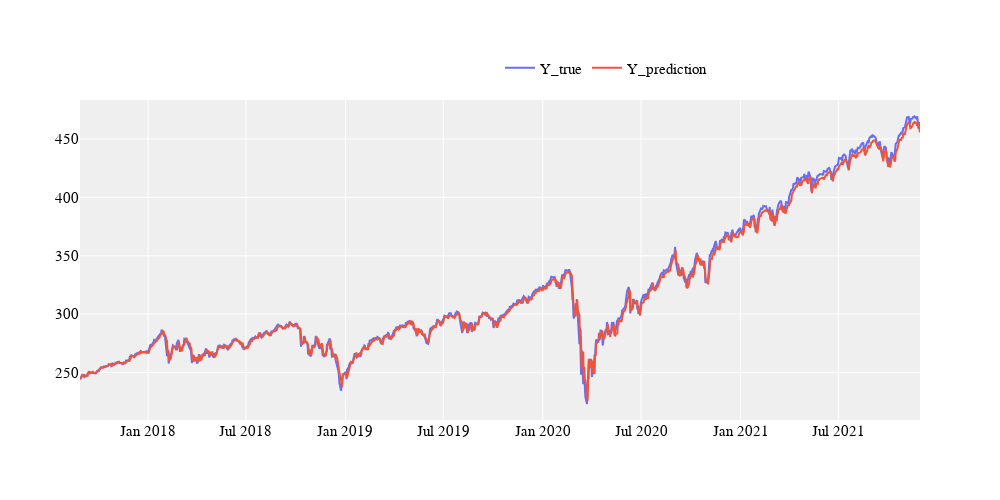

The code cell stored with this chart in its notebook:
### Code cell
stock.plot_model('RNN', RNN_Stock_Price_Prediction)

### Figure 1 — Plotly figure (JSON) as saved in the notebook; plotly's stock layout.template omitted (floating-point values rounded to 4 significant figures; data arrays with more than 128 entries replaced by an {"elided": "..."} marker saying what was removed)
{"data": [{"name": "Y_true", "type": "scatter", "x": {"elided": "1072 str values"}, "y": {"elided": "1072 float values"}}, {"name": "Y_prediction", "type": "scatter", "x": {"elided": "1072 str values"}, "y": {"elided": "1072 float values"}}], "layout": {"font": {"color": "#000000", "family": "Monospace", "size": 15}, "height": 500, "hoverlabel": {"font": {"size": 10}}, "hovermode": "x", "legend": {"orientation": "h", "x": 0.5, "xanchor": "left", "y": 1.1, "yanchor": "middle"}, "plot_bgcolor": "#efefef", "width": 1000, "xaxis": {"anchor": "y", "domain": [0, 1], "rangeslider": {"visible": false}}, "yaxis": {"anchor": "x", "domain": [0, 1]}}}
